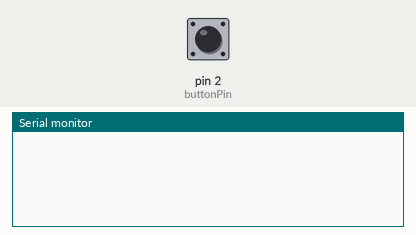
A sketch run on a simulated Arduino Uno, built with avr-gcc and run on an emulated ATmega328P. Parts: the last lines printed to the serial monitor. The inputs (shaded band) are chosen by the test bench; at power-on: pin 2 (buttonPin) LOW.

Above: at 1.2 s.
1.3 s: pin 2 (buttonPin) pulled HIGH for 0.15 s
At 2.4 s:
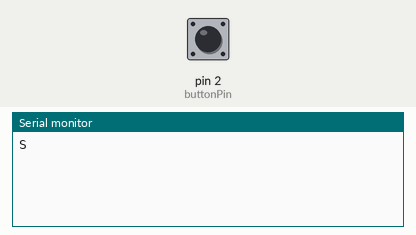
2.9 s: pin 2 (buttonPin) pulled HIGH for 1 s
At 3.7 s:
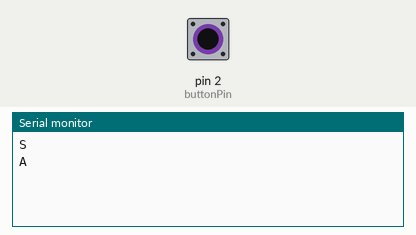

Measured:
- after the input at 1.3 s, the serial monitor: prints a new line at once (image 1)
- after the input at 2.9 s, the serial monitor: prints a new line at once (image 2)

The sketch:

SwitchDMX.ino
```cpp
const int  buttonPin = 2;     // crée un identifiant pour la broche utilisée avec le bouton poussoir

boolean room = false;
int buttonState = 0;         //Variable pour l'état actuel du bouton poussoir
int lastButtonState = 0;     // Variable pour l'état précédent du bouton poussoir

void setup() {
  pinMode(buttonPin, INPUT);
  Serial.begin(9600);
}


void loop() {
  buttonState = digitalRead(buttonPin);

  // compare l'état actuel du bouton poussoir à l'état précédent mémorisé
  if (buttonState != lastButtonState) {
    // Front montant
    if (buttonState == HIGH) {
      switchLight();
    }
    else {
      // Front descendant
      // Rien a faire
    }
    //mémorise l'état courant du bouton poussoir
    //pour les prochains passages dans la boucle loop
    lastButtonState = buttonState;
    delay(200); //debounce button
  }
}

void switchLight(){
  if(room){
    // Allumage Appartement -------------------------------;
    Serial.println("A");
    room = false;
  } else {
    // Allumage Salle de cours ----------------------------;
    Serial.println("S");
    room = true;
  }
}
```
